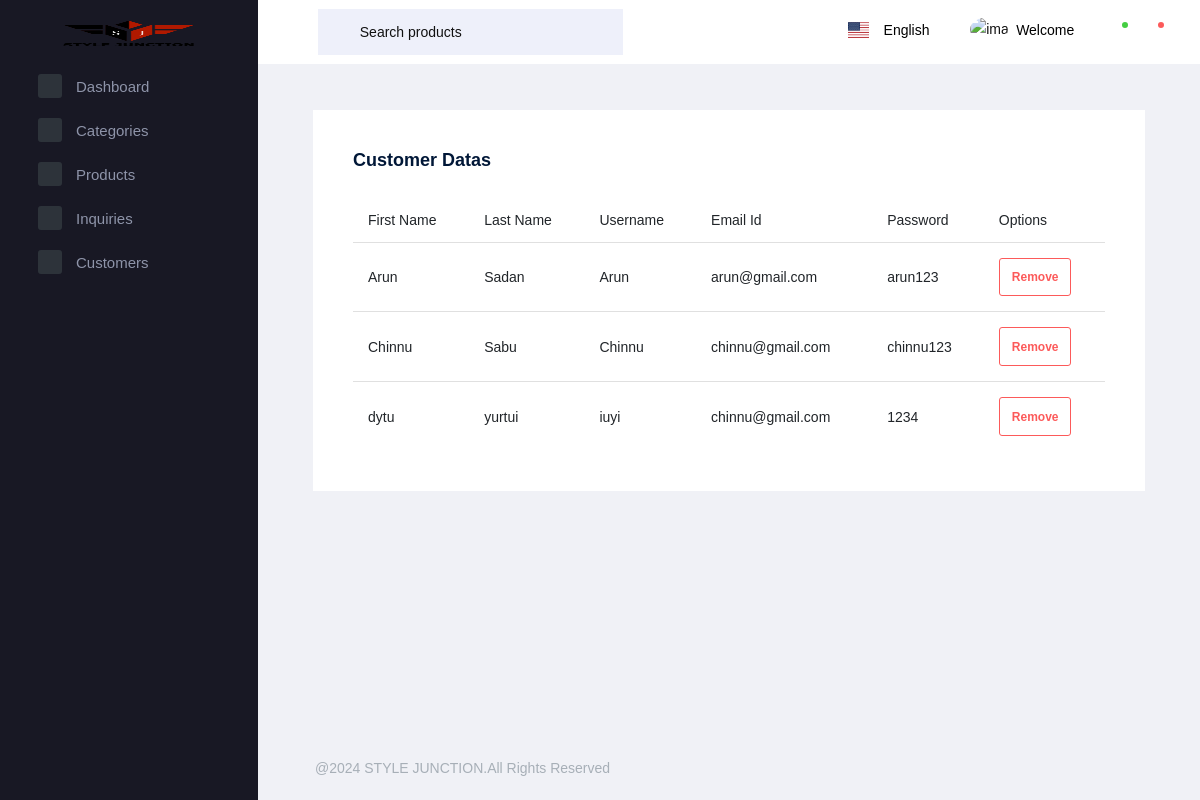
Page /TextAdminApp/User_details/ on the committed database.
### TextWebApp/models.py (models this page shows)
class CreateAccountDB(models.Model):
    First_Name = models.CharField(max_length=50,blank=True,null=True)
    Last_Name = models.CharField(max_length=50,blank=True,null=True)
    Username = models.CharField(max_length=50,blank=True,null=True)
    Email_Id = models.EmailField(max_length=50,blank=True,null=True)
    Password = models.CharField(max_length=50,blank=True,null=True)

### TextAdminApp/views.py (the view)
# urls.py: path('User_details/',views.user_details,name="User_details"),
def user_details(request):
    user_data= CreateAccountDB.objects.all()
    return render(request,"User_Details.html",{'user_data':user_data})

### TextAdminApp/templates/User_Details.html (shortened to what this page needs)
<!DOCTYPE html>
{% extends 'index.html' %}
{% block content %}
<html lang="en">
<head>
</head>
<body>
<div class="col-lg-12 grid-margin stretch-card">
              <div class="card">
                <div class="card-body">
                  <h4 class="card-title">Customer Datas</h4>
                  <div class="table-responsive">
                    <table class="table table-hover">
                      <thead>
                        <tr>
                          <th>First Name</th>
                          <th>Last Name</th>
                          <th>Username</th>
                          <th>Email Id</th>
                          <th>Password</th>
                          <th>Options</th>
                        </tr>
                      </thead>
                      <tbody>
                        {% for d in user_data %}
                        <tr>
                            <td>{{d.First_Name}}</td>
                            <td>{{d.Last_Name}}</td>
                            <td>{{d.Username}}</td>
                            <td>{{d.Email_Id}}</td>
                            <td>{{d.Password}}</td>
                            <td>
                                <a href="{% url 'delete_user' user_id=d.id  %}">
                                    <button class="btn btn-outline-danger">Remove</button>
                                </a>
                            </td>
                        </tr>
                      {% endfor %}
                      </tbody>
                    </table>
                  </div>
                </div>
              </div>
            </div>
</body>
</html>
{% endblock %}

### rows in the picture
CreateAccountDB: First_Name "Arun", Last_Name "Sadan", Username "Arun", Email_Id "arun@gmail.com", Password "arun123"
CreateAccountDB: First_Name "Chinnu", Last_Name "Sabu", Username "Chinnu", Email_Id "chinnu@gmail.com", Password "chinnu123"
CreateAccountDB: First_Name "dytu", Last_Name "yurtui", Username "iuyi", Email_Id "chinnu@gmail.com", Password "1234"
